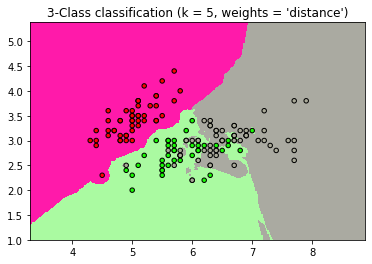

The script that drew this image:
#Ejemplo de Vecinos mas cercanos para clasificacion

#Importamos las librerias
import numpy as np
import matplotlib.pyplot as plt
from matplotlib.colors import ListedColormap
from sklearn import neighbors, datasets

#Establecemos una variable para el número k
n_neighbors = 5

# Importamos los datos
iris = datasets.load_iris()

# Usamos únicamente las coordenadas 2D
X = iris.data[:, :2]
y = iris.target

# Definimos el tamaño del paso en la malla
h = .02

# Creamos los mapas de color
cmap_light = ListedColormap(['#FF1AAA', '#AAFAA1', '#AAAAA1'])
cmap_bold = ListedColormap(['#FF0000', '#19FA05', '#AAAA99'])

for weights in ['uniform', 'distance']:
# creamos una instancia del Clasificador de Vecinos y ajustamos los datos al algoritmo importado de sklearn.
# Todo el peso recae aquí, posteriormente dibujaremos losresultados.
  clf = neighbors.KNeighborsClassifier(n_neighbors, weights=weights)
  clf.fit(X, y)

#Plotea el límite de decisión. Para ello, asignaremos un color a cada uno de ellos.
  x_min, x_max = X[:, 0].min() - 1, X[:, 0].max() + 1
  y_min, y_max = X[:, 1].min() - 1, X[:, 1].max() + 1
  xx, yy = np.meshgrid(np.arange(x_min, x_max, h),
  np.arange(y_min, y_max, h))
  Z = clf.predict(np.c_[xx.ravel(), yy.ravel()])

  # Coloreamos el resultado del algoritmo
  Z = Z.reshape(xx.shape)
  plt.figure()
  plt.pcolormesh(xx, yy, Z, cmap=cmap_light)

  # Coloremos tambien los puntos de entrenamiento
  plt.scatter(X[:, 0], X[:, 1], c=y, cmap=cmap_bold,edgecolor='k', s=20)
  plt.xlim(xx.min(), xx.max())
  plt.ylim(yy.min(), yy.max())
  plt.title("3-Class classification (k = %i, weights = '%s')"
            % (n_neighbors, weights))

plt.show()
